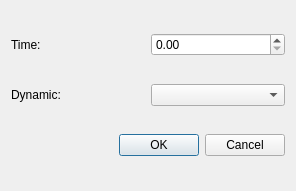
<?xml version="1.0" encoding="UTF-8"?>
<ui version="4.0">
 <class>Dialog</class>
 <widget class="QDialog" name="Dialog">
  <property name="geometry">
   <rect>
    <x>0</x>
    <y>0</y>
    <width>296</width>
    <height>191</height>
   </rect>
  </property>
  <property name="windowTitle">
   <string>Dialog</string>
  </property>
  <layout class="QGridLayout" name="gridLayout">
   <item row="0" column="0">
    <widget class="QLabel" name="label">
     <property name="text">
      <string>Time:</string>
     </property>
    </widget>
   </item>
   <item row="0" column="1">
    <widget class="QDoubleSpinBox" name="timeInput"/>
   </item>
   <item row="1" column="0">
    <widget class="QLabel" name="label_2">
     <property name="text">
      <string>Dynamic:</string>
     </property>
    </widget>
   </item>
   <item row="1" column="1">
    <widget class="QComboBox" name="dynamicInput"/>
   </item>
   <item row="2" column="0" colspan="2">
    <widget class="QDialogButtonBox" name="buttonBox">
     <property name="orientation">
      <enum>Qt::Horizontal</enum>
     </property>
     <property name="standardButtons">
      <set>QDialogButtonBox::Cancel|QDialogButtonBox::Ok</set>
     </property>
    </widget>
   </item>
  </layout>
 </widget>
 <resources/>
 <connections>
  <connection>
   <sender>buttonBox</sender>
   <signal>accepted()</signal>
   <receiver>Dialog</receiver>
   <slot>accept()</slot>
   <hints>
    <hint type="sourcelabel">
     <x>248</x>
     <y>254</y>
    </hint>
    <hint type="destinationlabel">
     <x>157</x>
     <y>274</y>
    </hint>
   </hints>
  </connection>
  <connection>
   <sender>buttonBox</sender>
   <signal>rejected()</signal>
   <receiver>Dialog</receiver>
   <slot>reject()</slot>
   <hints>
    <hint type="sourcelabel">
     <x>316</x>
     <y>260</y>
    </hint>
    <hint type="destinationlabel">
     <x>286</x>
     <y>274</y>
    </hint>
   </hints>
  </connection>
 </connections>
</ui>
